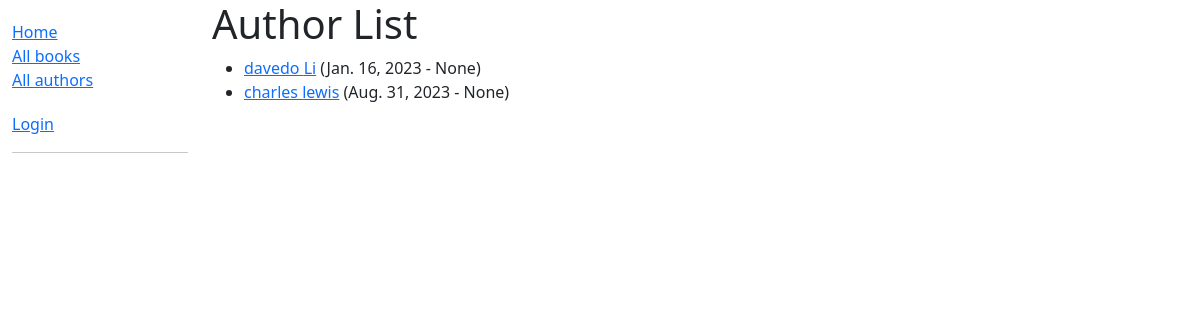
Screenshot of /catalog/authors/ with the database file from the repository.
### catalog/models.py (models this page shows, shortened)
class Author(models.Model):
    first_name = models.CharField(max_length=100)
    last_name = models.CharField(max_length=100)
    date_of_birth = models.DateField(null=True, blank=True)
    date_of_death = models.DateField('died', null=True, blank=True)
    class Meta:
        ordering = ['last_name', 'first_name']
    def get_absolute_url(self):
        return reverse('author-detail', args=[str(self.id)])

### catalog/views.py (the view)
# urls.py: path('authors/', views.AuthorListView.as_view(), name='authors'),
class AuthorListView(generic.ListView):
    model = Author

### catalog/templates/catalog/author_list.html
{% extends "base_generic.html" %}
{% block content %}
  <h1>Author List</h1>
  {% if author_list %}
    <ul>
      {% for author in author_list %}
      <li>
        <a href="{{ author.get_absolute_url }}">{{ author.first_name}} {{author.last_name}}</a>
        ({{author.date_of_birth}} - {{author.date_of_death}})
      </li>
      {% endfor %}
    </ul>
  {% else %}
    <p>There are no authors.</p>
  {% endif %}
{% endblock %}

### rows the page displays
Author: first_name "davedo", last_name "Li", date_of_birth "Jan. 16, 2023", date_of_death "None"
Author: first_name "charles", last_name "lewis", date_of_birth "Aug. 31, 2023", date_of_death "None"
